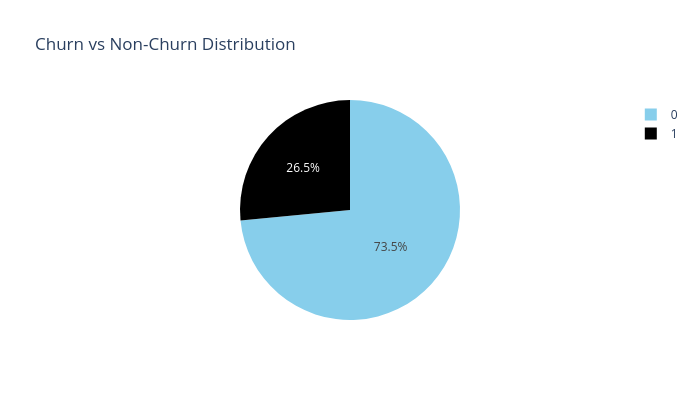

Notebook cell for this chart:
### Markdown cell above
#### Total taget distribution

### Code cell
import plotly.express as px


counts = df['Churn'].value_counts()


counts = counts.reindex([0, 1])

fig = px.pie(
    values=counts.values,
    names=counts.index,
    width=700,
    height=400,
    color_discrete_sequence=["skyblue", "black"],
    title="Churn vs Non-Churn Distribution"
)

fig.show()

### Figure 1 — Plotly figure (JSON) as saved in the notebook; plotly's stock layout.template omitted (floating-point values rounded to 4 significant figures)
{"data": [{"domain": {"x": [0, 1], "y": [0, 1]}, "hovertemplate": "label=%{label}<br>value=%{value}<extra></extra>", "labels": [0, 1], "legendgroup": "", "name": "", "showlegend": true, "type": "pie", "values": [5174, 1869]}], "layout": {"height": 400, "legend": {"tracegroupgap": 0}, "piecolorway": ["skyblue", "black"], "title": {"text": "Churn vs Non-Churn Distribution"}, "width": 700}}
